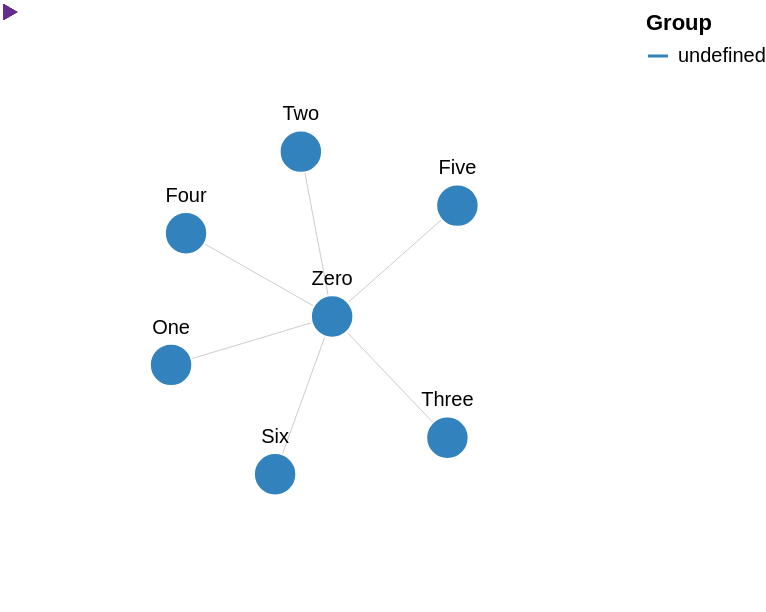

The specification (Vega-Lite) saved for this image:
### Vega specification from a JSON file in a GitHub repository (floating-point values rounded to 4 significant figures)
{"$schema": "https://vega.github.io/schema/vega/v5.json", "description": "A node-link diagram with force-directed layout.", "width": 300, "height": 300, "padding": 0, "signals": [{"name": "cx", "update": "width / 2"}, {"name": "cy", "update": "height / 2"}, {"name": "nodeRadius", "value": 15}, {"name": "nodeCharge", "value": -80}, {"name": "linkDistance", "value": 80}, {"name": "static", "value": true, "bind": {"input": "checkbox"}}, {"description": "State variable for active node fix status.", "name": "fix", "value": false, "on": [{"events": "symbol:mouseout[!event.buttons], window:mouseup", "update": "false"}, {"events": "symbol:mouseover", "update": "fix || true"}, {"events": "[symbol:mousedown, window:mouseup] > window:mousemove!", "update": "xy()", "force": true}]}, {"description": "Graph node most recently interacted with.", "name": "node", "value": null, "on": [{"events": "symbol:mouseover", "update": "fix === true ? item() : node"}]}, {"description": "Flag to restart Force simulation upon data changes.", "name": "restart", "value": false, "on": [{"events": {"signal": "fix"}, "update": "fix && fix.length"}]}], "scales": [{"name": "color", "type": "ordinal", "domain": {"data": "node-data", "field": "group"}, "range": {"scheme": "category20c"}}], "legends": [{"title": "Group", "stroke": "color", "symbolType": "stroke"}], "marks": [{"name": "nodes", "type": "symbol", "zindex": 1, "from": {"data": "node-data"}, "on": [{"trigger": "fix", "modify": "node", "values": "fix === true ? {fx: node.x, fy: node.y} : {fx: fix[0], fy: fix[1]}"}, {"trigger": "!fix", "modify": "node", "values": "{fx: null, fy: null}"}], "encode": {"enter": {"fill": {"scale": "color", "field": "group"}, "stroke": {"value": "white"}}, "update": {"size": {"signal": "2 * nodeRadius * nodeRadius"}, "cursor": {"value": "pointer"}}}, "transform": [{"type": "force", "iterations": 300, "restart": {"signal": "restart"}, "static": {"signal": "static"}, "signal": "force", "forces": [{"force": "center", "x": {"signal": "cx"}, "y": {"signal": "cy"}}, {"force": "collide", "radius": {"signal": "nodeRadius"}}, {"force": "nbody", "strength": {"signal": "nodeCharge"}}, {"force": "link", "links": "link-data", "distance": {"signal": "linkDistance"}}]}]}, {"type": "text", "name": "labels", "from": {"data": "nodes"}, "zindex": 2, "interactive": false, "transform": [{"type": "label", "avoidMarks": ["nodes"], "anchor": ["top", "bottom", "right", "left"], "offset": [1], "size": {"signal": "[width + 60, height]"}}], "encode": {"enter": {"fill": {"value": "black"}, "align": {"value": "center"}, "baseline": {"value": "middle"}, "fontSize": {"value": 10}, "text": {"field": "datum.label"}}, "update": {"x": {"field": "x"}, "y": {"field": "y"}}}}, {"type": "path", "from": {"data": "link-data"}, "interactive": false, "encode": {"update": {"stroke": {"value": "#ccc"}, "strokeWidth": {"value": 0.5}}}, "transform": [{"type": "linkpath", "require": {"signal": "force"}, "shape": "line", "sourceX": "datum.source.x", "sourceY": "datum.source.y", "targetX": "datum.target.x", "targetY": "datum.target.y"}]}, {"name": "arrows", "type": "symbol", "from": {"data": "link-data"}, "zindex": {"value": 40}, "encode": {"enter": {"fill": {"value": "#652c90"}, "stroke": {"value": "#652c90"}, "shape": {"value": "triangle-right"}, "size": {"value": 40}}, "update": {"x": {"field": "target.x"}, "y": {"field": "target.y"}}, "hover": {"opacity": {"value": 1}}}, "transform": [{"type": "formula", "as": "tan", "expr": "atan2((datum.datum.target.y-datum.datum.source.y),(datum.datum.target.x-datum.datum.source.x))"}, {"type": "formula", "as": "angle", "expr": "datum.tan*180/PI"}, {"type": "formula", "as": "y", "expr": "datum.datum.target.y - nodeRadius*sin(datum.tan)"}, {"type": "formula", "as": "x", "expr": "datum.datum.target.x - nodeRadius*cos(datum.tan)"}]}], "data": [{"name": "node-data", "values": [{"id": 0, "label": "Zero"}, {"id": 1, "label": "One"}, {"id": 2, "label": "Two"}, {"id": 3, "label": "Three"}, {"id": 4, "label": "Four"}, {"id": 5, "label": "Five"}, {"id": 6, "label": "Six"}]}, {"name": "link-data", "values": [{"id": 1, "source": 0, "target": 1}, {"id": 2, "source": 0, "target": 2}, {"id": 3, "source": 0, "target": 3}, {"id": 4, "source": 0, "target": 4}, {"id": 5, "source": 0, "target": 5}, {"id": 6, "source": 0, "target": 6}]}]}
